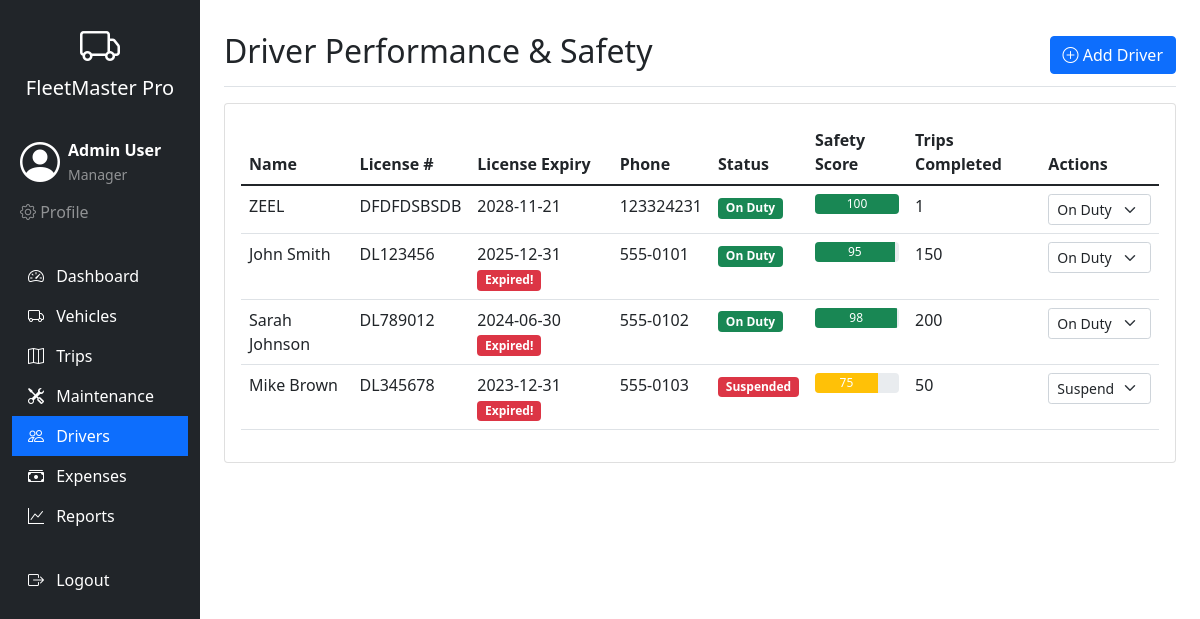
Page /drivers (signed in) on the committed database.
### tables this page shows
CREATE TABLE users (
            id INTEGER PRIMARY KEY AUTOINCREMENT,
            name TEXT NOT NULL,
            email TEXT UNIQUE NOT NULL,
            password TEXT NOT NULL,
            role TEXT NOT NULL,
            is_active BOOLEAN DEFAULT 1,
            reset_token TEXT,
            reset_token_expiry TIMESTAMP,
            last_login TIMESTAMP,
            created_at TIMESTAMP DEFAULT CURRENT_TIMESTAMP
        );

CREATE TABLE drivers (
            id INTEGER PRIMARY KEY AUTOINCREMENT,
            name TEXT NOT NULL,
            license_number TEXT UNIQUE NOT NULL,
            license_expiry DATE NOT NULL,
            phone TEXT,
            status TEXT DEFAULT 'On Duty',
            safety_score INTEGER DEFAULT 100,
            trips_completed INTEGER DEFAULT 0,
            created_at TIMESTAMP DEFAULT CURRENT_TIMESTAMP
        );

### app.py (the view)
@app.route('/drivers')
@login_required
@role_required('Manager', 'Safety Officer')
def drivers():
    conn = get_db()
    drivers = conn.execute('SELECT * FROM drivers ORDER BY created_at DESC').fetchall()
    conn.close()
    return render_template('drivers.html', drivers=drivers)

### app.py (called while the page is built)
def get_db():
    conn = sqlite3.connect('fleet_management.db')
    conn.row_factory = sqlite3.Row
    return conn

@login_manager.user_loader
def load_user(user_id):
    conn = get_db()
    user = conn.execute('SELECT * FROM users WHERE id = ?', (user_id,)).fetchone()
    conn.close()
    if user:
        is_active = user['is_active'] if 'is_active' in user.keys() and user['is_active'] else True
        return User(user['id'], user['email'], user['role'], user['name'], is_active)
    return None

def role_required(*roles):
    def decorator(f):
        @wraps(f)
        def decorated_function(*args, **kwargs):
            if not current_user.is_authenticated:
                flash('Please log in to access this page.', 'warning')
                return redirect(url_for('login'))
            if current_user.role not in roles:
                flash(f'Access denied. You need {", ".join(roles)} privileges to view this page.', 'danger')
                return redirect(url_for('dashboard'))
            return f(*args, **kwargs)
        return decorated_function
    return decorator

    @property
    def is_active(self):
        return self._active

### templates/drivers.html (shortened to what this page needs)
{% extends "base.html" %}
{% block content %}
<div class="d-flex justify-content-between flex-wrap flex-md-nowrap align-items-center pt-3 pb-2 mb-3 border-bottom">
    <h1 class="h2">Driver Performance & Safety</h1>
    <div class="btn-toolbar mb-2 mb-md-0">
        <button type="button" class="btn btn-primary" data-bs-toggle="modal" data-bs-target="#addDriverModal">
            <i class="bi bi-plus-circle"></i> Add Driver
        </button>
    </div>
</div>
<div class="card">
    <div class="card-body">
        <div class="table-responsive">
            <table class="table table-hover">
                <thead>
                    <tr>
                        <th>Name</th>
                        <th>License #</th>
                        <th>License Expiry</th>
                        <th>Phone</th>
                        <th>Status</th>
                        <th>Safety Score</th>
                        <th>Trips Completed</th>
                        <th>Actions</th>
                    </tr>
                </thead>
                <tbody>
                    {% for driver in drivers %}
                    <tr>
                        <td>{{ driver.name }}</td>
                        <td>{{ driver.license_number }}</td>
                        <td>
    {{ driver.license_expiry }}
    {% if is_expired(driver.license_expiry) %}
    <span class="badge bg-danger">Expired!</span>
    {% elif days_until(driver.license_expiry) is not none and days_until(driver.license_expiry) <= 30 %}
    <span class="badge bg-warning">Expiring Soon ({{ days_until(driver.license_expiry) }} days)</span>
    {% endif %}
</td>
                        <td>{{ driver.phone }}</td>
                        <td>
                            <span class="badge bg-{% if driver.status == 'On Duty' %}success{% elif driver.status == 'Off Duty' %}secondary{% else %}danger{% endif %}">
                                {{ driver.status }}
                            </span>
                        </td>
                        <td>
                            <div class="progress" style="height: 20px;">
                                <div class="progress-bar bg-{% if driver.safety_score >= 90 %}success{% elif driver.safety_score >= 70 %}warning{% else %}danger{% endif %}"
                                     role="progressbar"
                                     style="width: {{ driver.safety_score }}%"
                                     aria-valuenow="{{ driver.safety_score }}"
                                     aria-valuemin="0"
                                     aria-valuemax="100">
                                    {{ driver.safety_score }}
                                </div>
                            </div>
                        </td>
                        <td>{{ driver.trips_completed }}</td>
                        <td>
                            <form method="POST" action="{{ url_for('update_driver_status', driver_id=driver.id) }}" class="d-inline">
                                <select name="status" class="form-select form-select-sm" onchange="this.form.submit()">
                                    <option value="On Duty" {% if driver.status == 'On Duty' %}selected{% endif %}>On Duty</option>
                                    <option value="Suspended" {% if driver.status == 'Suspended' %}selected{% endif %}>Suspended</option>
                                </select>
                            </form>
                        </td>
                    </tr>
                    {% else %}
                    <tr>
                        <td colspan="8" class="text-center">No drivers found</td>
                    </tr>
                    {% endfor %}
                </tbody>
            </table>
        </div>
    </div>
</div>
{% endblock %}

### templates/base.html (shortened to what this page needs)
<!DOCTYPE html>
<html lang="en">
<head>
    <link href="https://cdn.jsdelivr.net/npm/bootstrap@5.1.3/dist/css/bootstrap.min.css" rel="stylesheet">
    <link rel="stylesheet" href="https://cdn.jsdelivr.net/npm/bootstrap-icons@1.8.1/font/bootstrap-icons.css">
</head>
<body>
    <div class="container-fluid">
        <div class="row">
            <nav class="col-md-2 d-md-block bg-dark sidebar" style="min-height: 100vh;">
                <div class="position-sticky pt-3">
                    <div class="text-white text-center mb-4">
                        <i class="bi bi-truck fs-1"></i>
                        <h5>FleetMaster Pro</h5>
                    </div>
                    {% if current_user.is_authenticated %}
                    <div class="user-info text-white mb-4 p-2">
                        <div class="d-flex align-items-center">
                            <i class="bi bi-person-circle fs-1 me-2"></i>
                            <div>
                                <strong>{{ current_user.name }}</strong><br>
                                <small class="text-white-50">{{ current_user.role }}</small>
                            </div>
                        </div>
                        <div class="mt-2">
                            <a href="{{ url_for('profile') }}" class="text-white-50 text-decoration-none me-2">
                                <i class="bi bi-gear"></i> Profile
                            </a>
                        </div>
                    </div>
                    {% endif %}
                    <ul class="nav flex-column">
                        <li class="nav-item">
                            <a class="nav-link text-white {% if request.endpoint == 'dashboard' %}active bg-primary{% endif %}" href="{{ url_for('dashboard') }}">
                                <i class="bi bi-speedometer2 me-2"></i> Dashboard
                            </a>
                        </li>
                        <li class="nav-item">
                            <a class="nav-link text-white {% if request.endpoint == 'vehicles' %}active bg-primary{% endif %}" href="{{ url_for('vehicles') }}">
                                <i class="bi bi-truck me-2"></i> Vehicles
                            </a>
                        </li>
                        <li class="nav-item">
                            <a class="nav-link text-white {% if request.endpoint == 'trips' %}active bg-primary{% endif %}" href="{{ url_for('trips') }}">
                                <i class="bi bi-map me-2"></i> Trips
                            </a>
                        </li>
                        <li class="nav-item">
                            <a class="nav-link text-white {% if request.endpoint == 'maintenance' %}active bg-primary{% endif %}" href="{{ url_for('maintenance') }}">
                                <i class="bi bi-tools me-2"></i> Maintenance
                            </a>
                        </li>
                        <li class="nav-item">
                            <a class="nav-link text-white {% if request.endpoint == 'drivers' %}active bg-primary{% endif %}" href="{{ url_for('drivers') }}">
                                <i class="bi bi-people me-2"></i> Drivers
                            </a>
                        </li>
                        <li class="nav-item">
                            <a class="nav-link text-white {% if request.endpoint == 'expenses' %}active bg-primary{% endif %}" href="{{ url_for('expenses') }}">
                                <i class="bi bi-cash-stack me-2"></i> Expenses
                            </a>
                        </li>
                        {% if current_user.role in ['Manager', 'Financial Analyst'] %}
                        <li class="nav-item">
                            <a class="nav-link text-white {% if request.endpoint == 'reports' %}active bg-primary{% endif %}" href="{{ url_for('reports') }}">
                                <i class="bi bi-graph-up me-2"></i> Reports
                            </a>
                        </li>
                        {% endif %}
                        <li class="nav-item mt-4">
                            <a class="nav-link text-white" href="{{ url_for('logout') }}">
                                <i class="bi bi-box-arrow-right me-2"></i> Logout
                            </a>
                        </li>
                    </ul>
                </div>
            </nav>
            <main class="col-md-10 ms-sm-auto px-md-4">
                <div class="pt-3 pb-2 mb-3">
                    {% block content %}{% endblock %}
                </div>
            </main>
        </div>
    </div>
</body>
</html>

### rows in the picture
users: name "Admin User", role "Manager"
drivers: name "ZEEL", license_number "DFDFDSBSDB", license_expiry "2028-11-21", phone "123324231", status "On Duty", safety_score "100", trips_completed "1"
drivers: name "John Smith", license_number "DL123456", license_expiry "2025-12-31", shows "Expired!", phone "555-0101", status "On Duty", safety_score "95", trips_completed "150"
drivers: name "Sarah Johnson", license_number "DL789012", license_expiry "2024-06-30", shows "Expired!", phone "555-0102", status "On Duty", safety_score "98", trips_completed "200"
drivers: name "Mike Brown", license_number "DL345678", license_expiry "2023-12-31", shows "Expired!", phone "555-0103", status "Suspended", safety_score "75", trips_completed "50"
